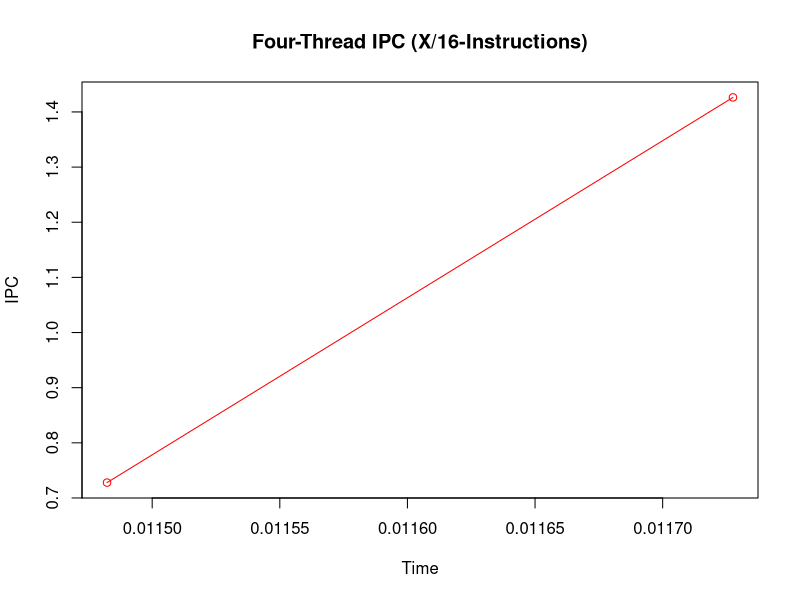
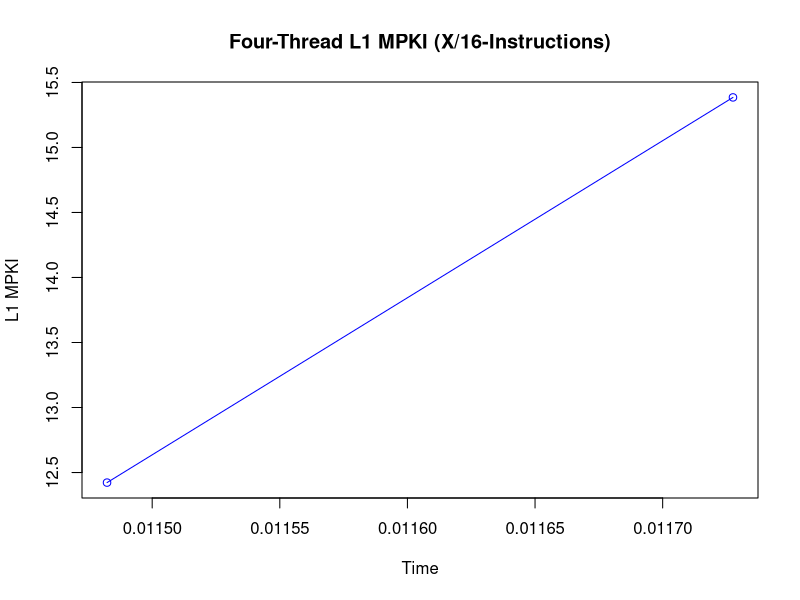
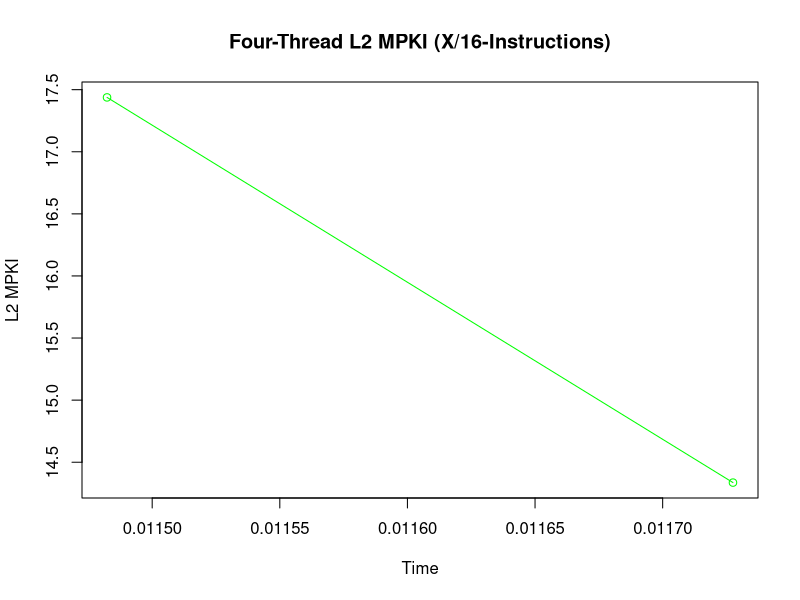
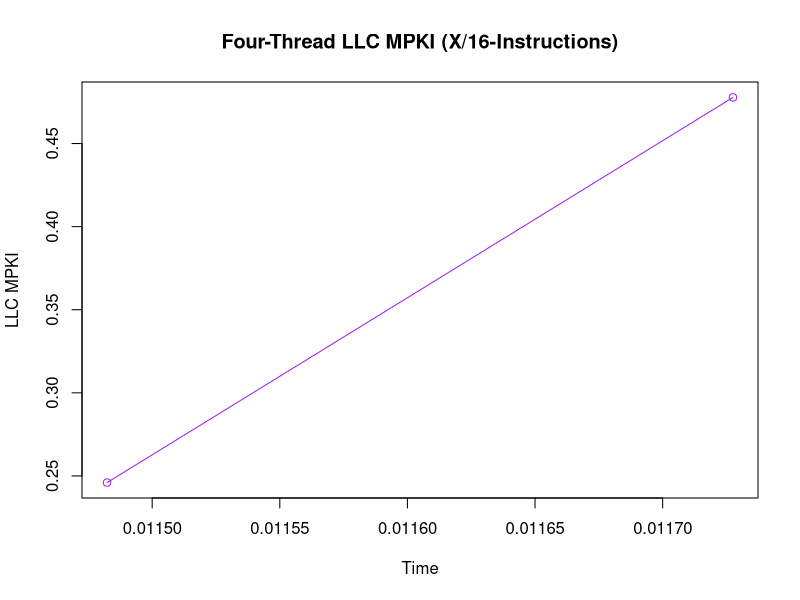
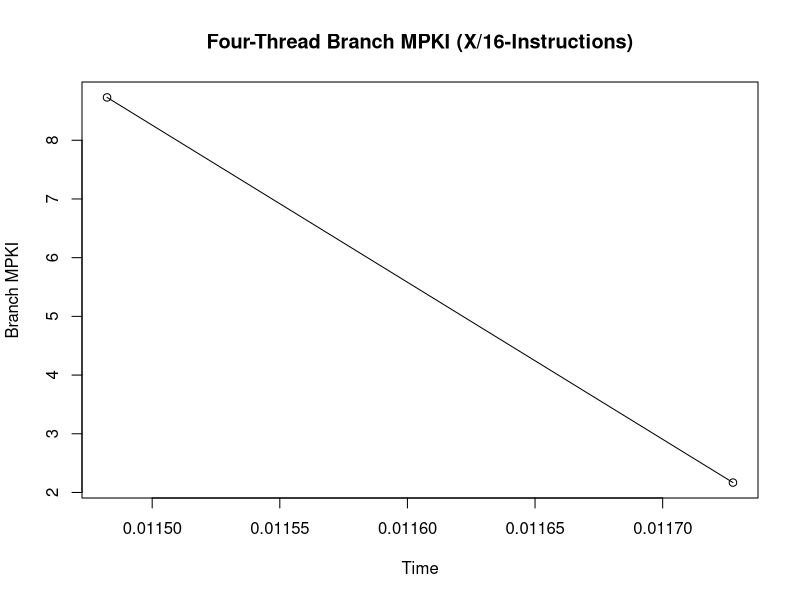

The R source for these figures, in order:
#-----------------------------------------------------------------------------------------------------------------
# Four Thread (X/16)
#-----------------------------------------------------------------------------------------------------------------

data <- read.csv("four_thread_saliency_run_D16.csv")

data$Timestamp <- as.character(data$Timestamp)
data$Timestamp[which(data$Timestamp=="<not counted>")] <- "0"
data$Timestamp <- as.numeric(data$Timestamp)

data$instructions <- as.character(data$instructions)
data$instructions[which(data$instructions=="<not counted>")] <- "0"
data$instructions <- as.numeric(data$instructions)

data$cpu.cycles <- as.character(data$cpu.cycles)
data$cpu.cycles[which(data$cpu.cycles=="<not counted>")] <- "0"
data$cpu.cycles <- as.numeric(data$cpu.cycles)

data$L1.dcache.load.misses <- as.character(data$L1.dcache.load.misses)
data$L1.dcache.load.misses[which(data$L1.dcache.load.misses=="<not counted>")] <- "0"
data$L1.dcache.load.misses <- as.numeric(data$L1.dcache.load.misses)

data$l2_rqsts.miss <- as.character(data$l2_rqsts.miss)
data$l2_rqsts.miss[which(data$l2_rqsts.miss=="<not counted>")] <- "0"
data$l2_rqsts.miss <- as.numeric(data$l2_rqsts.miss)

data$LLC.load.misses <- as.character(data$LLC.load.misses)
data$LLC.load.misses[which(data$LLC.load.misses=="<not counted>")] <- "0"
data$LLC.load.misses <- as.numeric(data$LLC.load.misses)

data$branch.misses <- as.character(data$branch.misses)
data$branch.misses[which(data$branch.misses=="<not counted>")] <- "0"
data$branch.misses <- as.numeric(data$branch.misses)

#-----------------------------------------------------------------------------------------------------------------
# Four Thread IPC Plott (X/16)
#-----------------------------------------------------------------------------------------------------------------

IPC = data$instructions/data$cpu.cycles
plot(IPC ~ data$Timestamp, type="o", col="red", main="Four-Thread IPC (X/16-Instructions)", xlab="Time", ylab="IPC")
#par(new = TRUE) #Plots the next graph on the same graph

#-----------------------------------------------------------------------------------------------------------------
# Four Thread L1 MPKI Plot (X/16)
#-----------------------------------------------------------------------------------------------------------------

L2MPKI = (data$L1.dcache.load.misses)/(data$instructions/1000)
plot(L2MPKI ~ data$Timestamp, type="o", col="blue", main="Four-Thread L1 MPKI (X/16-Instructions)", xlab="Time", ylab="L1 MPKI")

#-----------------------------------------------------------------------------------------------------------------
# Four Thread L2 MPKI Plot (X/16)
#-----------------------------------------------------------------------------------------------------------------

L2MPKI = (data$l2_rqsts.miss)/(data$instructions/1000)
plot(L2MPKI ~ data$Timestamp, type="o", col="green", main="Four-Thread L2 MPKI (X/16-Instructions)", xlab="Time", ylab="L2 MPKI")

#-----------------------------------------------------------------------------------------------------------------
# Four Thread LLC MPKI Plot (X/16)
#-----------------------------------------------------------------------------------------------------------------

LLCMPKI = (data$LLC.load.misses)/(data$instructions/1000)
plot(LLCMPKI ~ data$Timestamp, type="o", col="purple", main="Four-Thread LLC MPKI (X/16-Instructions)", xlab="Time", ylab="LLC MPKI")

#-----------------------------------------------------------------------------------------------------------------
# Four Thread Branch MPKI Plot (X/16)
#-----------------------------------------------------------------------------------------------------------------

BranchMPKI= (data$branch.misses)/(data$instructions/1000)
plot(BranchMPKI ~ data$Timestamp, type="o", col="black", main="Four-Thread Branch MPKI (X/16-Instructions)", xlab="Time", ylab="Branch MPKI")

